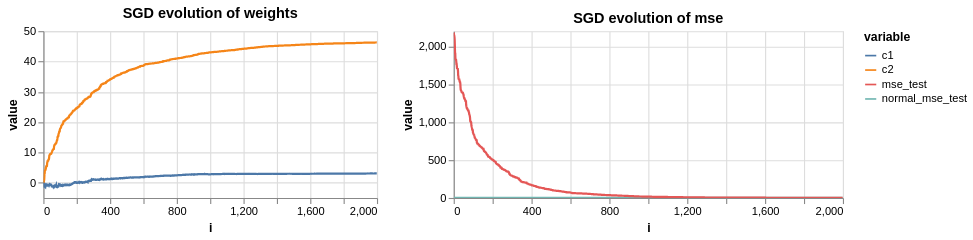

Notebook code cell kept with this figure:
### Code cell
import altair as alt

alt.data_transformers.disable_max_rows()

pltr1 = (pd.melt(df_stats[['i', 'c1', 'c2']], id_vars=["i"]))
pltr2 = (pd.melt(df_stats[['i', 'normal_mse_test', 'mse_test']], id_vars=["i"]))

p1 = (alt.Chart(pltr1, title='SGD evolution of weights')
        .mark_line()
        .encode(x='i', y='value', color='variable', tooltip=['i', 'value', 'variable'])
        .properties(width=300, height=150)
        .interactive())

p2 = (alt.Chart(pltr2, title='SGD evolution of mse')
        .mark_line()
        .encode(x='i', y='value', color='variable', tooltip=['i', 'value', 'variable'])
        .properties(width=350, height=150)
        .interactive())

p1 | p2

### Figure 1 — Vega-Lite specification as saved in the notebook (floating-point values rounded to 4 significant figures; data arrays with more than 128 entries replaced by an {"elided": "..."} marker saying what was removed)
{"config": {"view": {"continuousWidth": 400, "continuousHeight": 300}}, "hconcat": [{"data": {"name": "data-9317c761d4e4b80e2b5461d481ac70a4"}, "mark": "line", "encoding": {"color": {"type": "nominal", "field": "variable"}, "tooltip": [{"type": "quantitative", "field": "i"}, {"type": "quantitative", "field": "value"}, {"type": "nominal", "field": "variable"}], "x": {"type": "quantitative", "field": "i"}, "y": {"type": "quantitative", "field": "value"}}, "height": 150, "selection": {"selector011": {"type": "interval", "bind": "scales", "encodings": ["x", "y"]}}, "title": "SGD evolution of weights", "width": 300}, {"data": {"name": "data-a7804d205ec2ddb293c5c229ce14cd06"}, "mark": "line", "encoding": {"color": {"type": "nominal", "field": "variable"}, "tooltip": [{"type": "quantitative", "field": "i"}, {"type": "quantitative", "field": "value"}, {"type": "nominal", "field": "variable"}], "x": {"type": "quantitative", "field": "i"}, "y": {"type": "quantitative", "field": "value"}}, "height": 150, "selection": {"selector012": {"type": "interval", "bind": "scales", "encodings": ["x", "y"]}}, "title": "SGD evolution of mse", "width": 350}], "$schema": "https://vega.github.io/schema/vega-lite/v4.8.1.json", "datasets": {"data-9317c761d4e4b80e2b5461d481ac70a4": {"elided": "4000 records"}, "data-a7804d205ec2ddb293c5c229ce14cd06": {"elided": "4000 records"}}}
